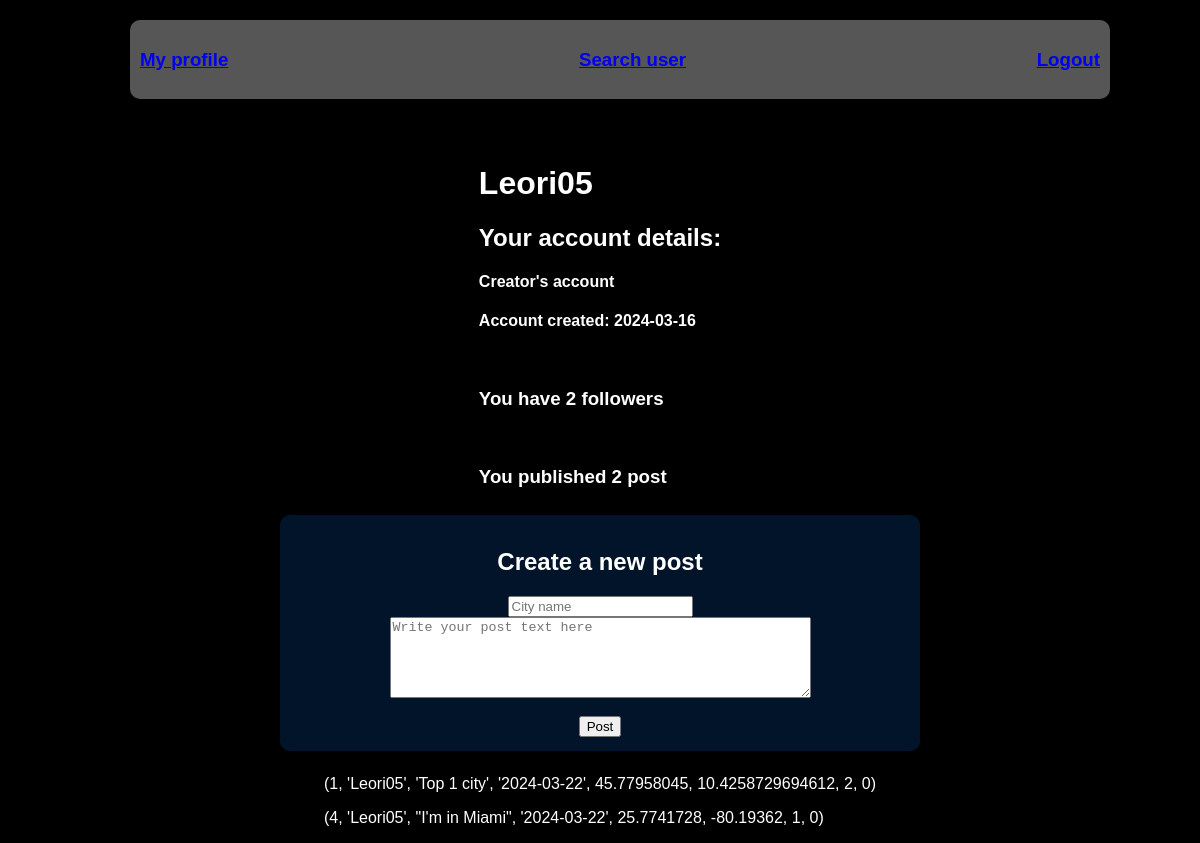
Page /userPage (signed in) on the committed database.
### tables this page shows
CREATE TABLE users (
        id INTEGER PRIMARY KEY,
        username TEXT NOT NULL,
        password TEXT NOT NULL
    , description TEXT, creation_date DATE);

CREATE TABLE post (
        id INTEGER PRIMARY KEY,
        pin_id INTEGER NOT NULL,
        user_id INTEGER NOT NULL,
        text TEXT NOT NULL,
        date DATE NOT NULL,
        FOREIGN KEY (pin_id) REFERENCES pins(id),
        FOREIGN KEY (user_id) REFERENCES users(id)
    );

### app.py (the view)
@app.route('/userPage')
def index():
    if 'user' in session:
        conn = sqlite3.connect('./static/data/cityPin.db')
        cursor = conn.cursor()
        posts = get_user_posts(session['user'][0])
        cursor.execute(
            '''
            SELECT COUNT(*) FROM followers WHERE user_id = ?
            ''',
            (session['user'][0],)
        )
        n_followers = cursor.fetchone()[0]
        conn.commit()
        conn.close()
        return render_template('user_page.html', user=session['user'], posts = posts, n_posts = len(posts), n_followers = n_followers)
    else:
        return render_template('register.html')

### templates/user_page.html (shortened to what this page needs)
<!DOCTYPE html>
<html lang="en">
<head>
    <link rel="stylesheet" type="text/css" href="{{ url_for('static', filename='css/style.css') }}">
</head>
<body>
    <div class = "navbar">
        <h3><a href = "/userPage">My profile</a></h3>
        <h3><a href = "/search">Search user</a></h3>
        <h3><a href="{{ url_for('logout') }}">Logout</a></h3>
    </div>
    <br><br><br><br><br><br><br><br>
    <div class = "profileInfo">
        <h1>{{ user[1] }}</h1>
        <h2>Your account details:</h2>
        <h4>{{ user[3] }}</h4>
        <h4>Account created: {{ user[4] }}</h4>
        <br>
        <h3>You have {{n_followers}} followers</h3>
        <br>
        <h3>You published {{n_posts}} post</h3>
    </div>
    <div class = "createPost">
        <h2>Create a new post</h2>
        <form action = "/createPost" method = "POST">
            <input type = "text" name = "city" placeholder = "City name">
            <textarea name = "post_text" rows = "5" cols = "50" placeholder = "Write your post text here"></textarea>
            <br>
            <input type = "submit" value = "Post">
        </form>
    </div>
    <div class = "posts">
        {% for post in posts %}
            <p>{{post}}</p>
        {% endfor %}
    </div>
</body>
</html>

### static/css/style.css (style rules this page uses)
body { background-color: #000000; font-family: Arial, sans-serif; margin: 0; padding: 0; color: rgb(255,255,255); }
.navbar { position: fixed; top: 0%; left: 50%; transform: translateX(-50%); width: 80%; display: flex; justify-content: space-between; align-items: center; background-color: rgba(255, 255, 255, 0.337); padding: 10px; border-radius: 10px; margin: 20px; }
.createPost { background-color: rgb(2, 40, 83, 0.5); color: white; display: flex; justify-content: center; flex-direction: column; width: 50%; padding: 14px 20px; margin: 8px 0; border: none; cursor: pointer; border-radius: 10px; text-align: center; }
body { display: flex; flex-direction: column; align-items: center; }
form { display: flex; flex-direction: column; align-items: center; }

### rows in the picture
users: username "Leori05", description "Creator's account"
post: post "(1, 'Leori05', 'Top 1 city', '2024-03-22', 45.77958045, 10.4258729694612, 2, 0)"
post: post "(4, 'Leori05', \"I'm in Miami\", '2024-03-22', 25.7741728, -80.19362, 1, 0)"

### other values in the picture
{{ user[4] }} "2024-03-16"
{{ n_followers }} "2"
{{ n_posts }} "2"
